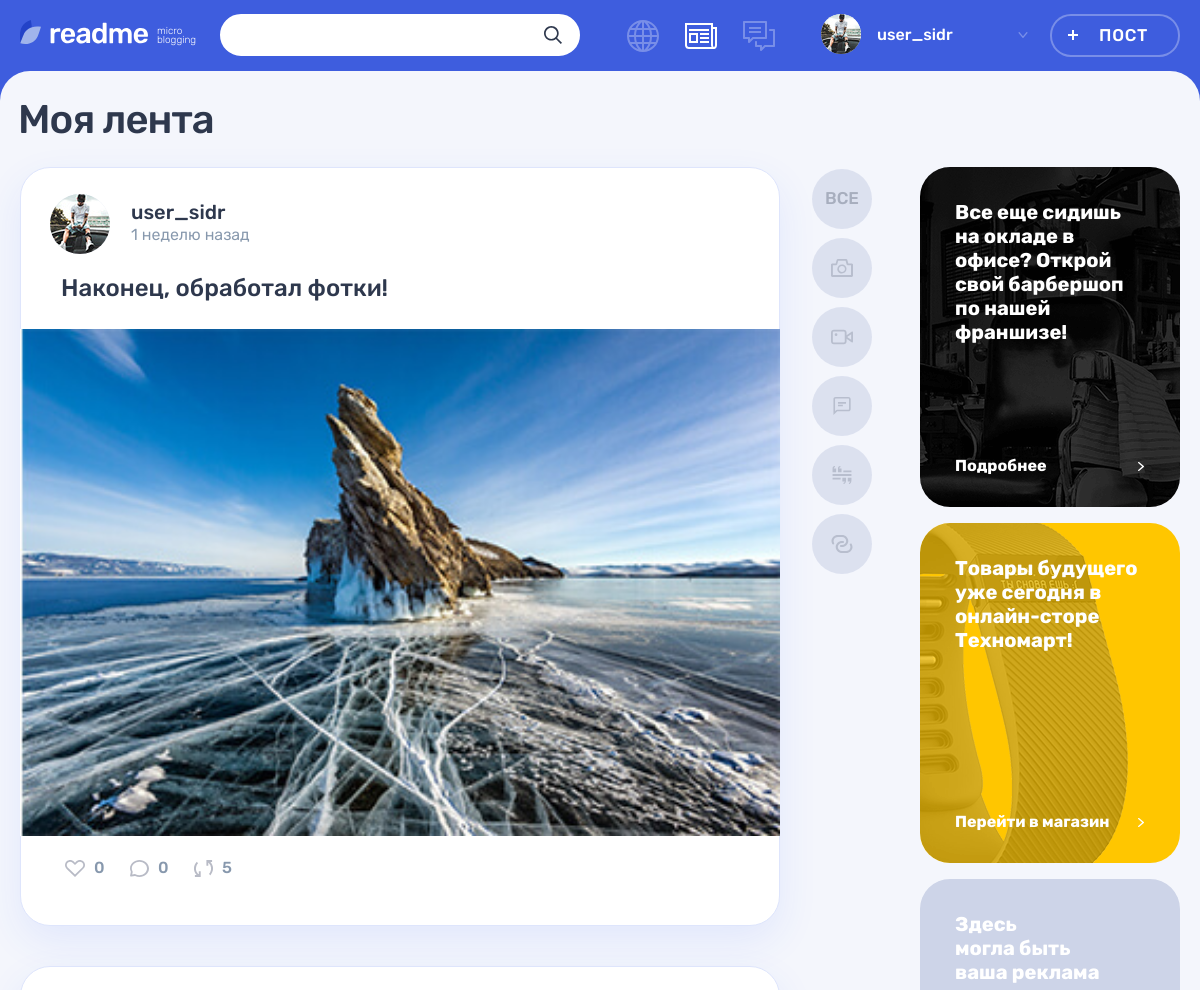
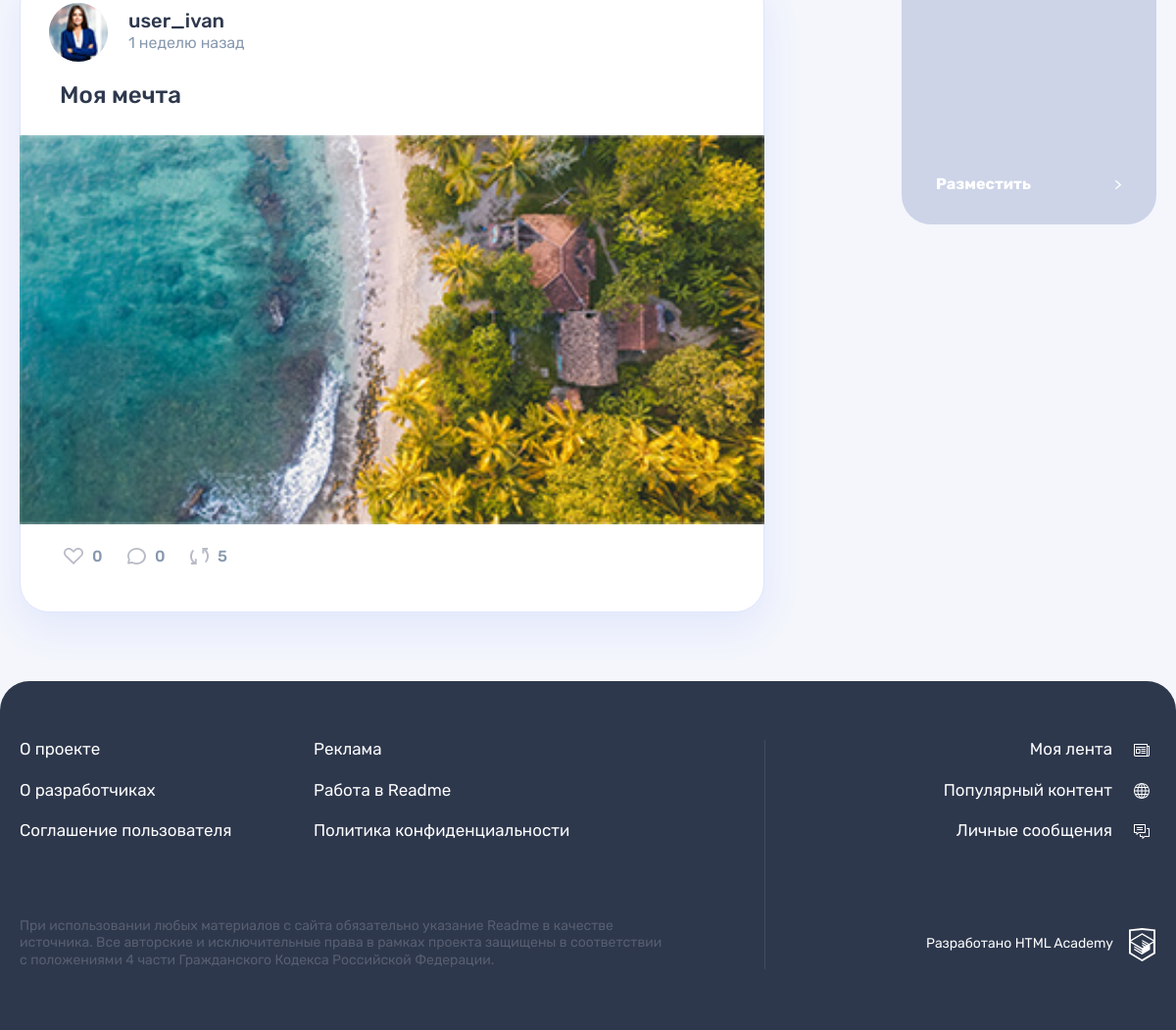
The page /index.php?content_type_id=1 (signed in) on the database its author committed (2 pictures, top to bottom).
### tables this page shows
CREATE TABLE users(
    id int unsigned PRIMARY KEY AUTO_INCREMENT,
    created_at timestamp DEFAULT current_timestamp,
    email varchar(255) NOT NULL UNIQUE,
    login varchar(255) NOT NULL,
    password_hash char(60) NOT NULL,
    avatar_url varchar(255)
);

CREATE TABLE posts(
    id int unsigned PRIMARY KEY AUTO_INCREMENT,
    author_id int unsigned NOT NULL,
    content_type_id int unsigned NOT NULL,
    created_at timestamp DEFAULT current_timestamp,
    title varchar(255) NOT NULL,
    text_content varchar(1000),
    string_content varchar(255),
    views_count int unsigned DEFAULT 0,
    FULLTEXT INDEX post_fulltext_index (title, string_content, text_content),
    FOREIGN KEY (author_id) REFERENCES users(id)
        ON UPDATE CASCADE
        ON DELETE CASCADE,
    FOREIGN KEY (content_type_id) REFERENCES content_types(id)
        ON UPDATE CASCADE
        ON DELETE RESTRICT
);

CREATE TABLE content_types(
    id int unsigned PRIMARY KEY AUTO_INCREMENT,
    type varchar(255) NOT NULL UNIQUE,
    name varchar(255) NOT NULL UNIQUE
);

### templates/pages/feed/filters.php (the view, shortened to what the rows shown need)
<ul class="feed__filters filters">
    <?php
    foreach ($content_filters as $content_filter): ?>
        <li class="feed__filters-item filters__item">
            <a class="filters__button filters__button--<?= $content_filter['type'] ?> <?= $content_filter['active']
                ? 'filters__button--active' : '' ?> button"
                <?= !$content_filter['active']
                    ? 'href="' . $content_filter['url'] . '"' : '' ?> >
                <svg class="filters__icon" width="22" height="18">
                    <use xlink:href="#icon-filter-<?= $content_filter['type'] ?>"></use>
                </svg>
            </a>
        </li>
    <?php
    endforeach; ?>
</ul>

### templates/pages/feed/main.php (shortened to what the rows shown need)
<div class="feed__main-wrapper">
    <div class="feed__wrapper">
        <?php
        foreach ($post_cards as $post_card): ?>
            <?= include_template(
                'common/post-card/base.php',
                [
                    'post_card' => $post_card,
                    'card_modifier' => 'feed'
                ]
            ) ?>
        <?php
        endforeach; ?>
    </div>
</div>

### templates/common/post-card/base.php (shortened to what the rows shown need)
<?php
list(
    'id' => $id,
    'title' => $title,
    'string_content' => $string_content,
    'text_content' => $text_content,
    'content_type' => $content_type,
    'author_login' => $author_login,
    'author_avatar' => $author_avatar,
    'created_at' => $created_at,
    'likes_count' => $likes_count,
    'comments_count' => $comments_count,
    'hashtags' => $hashtags
    )
    = $post_card;
?>
<article class="<?= $card_modifier ? "${card_modifier}__post"
    : '' ?> post <?= "post-$content_type" ?>">
    <header class="post__header post__author">
        <a class="post__author-link" href="#" title="Автор">
            <div class="post__avatar-wrapper">
                <img class="post__author-avatar"
                     src="/<?= $author_avatar ?? AVATAR_PLACEHOLDER ?>"
                     alt="Аватар пользователя" width="60" height="60">
            </div>
            <div class="post__info">
                <b class="post__author-name"><?= $author_login ?></b>
                <time class="post__time" datetime="<?= format_iso_date_time(
                    $created_at
                ) ?>"><?= format_relative_time($created_at) ?> назад
                </time>
            </div>
        </a>
    </header>
    <div class="post__main">
        <h2><a href="post.php?post_id=<?= $id ?>"><?= $title ?></a></h2>
        <?= include_template(
            "common/post-card/content/$content_type.php",
            [
                'id' => $id,
                'text_content' => $text_content,
                'string_content' => $string_content,
            ]
        ) ?>
    </div>
    <footer class="post__footer post__indicators">
        <div class="post__buttons">
            <a class="post__indicator post__indicator--likes button" href="#"
               title="Лайк">
                <svg class="post__indicator-icon" width="20" height="17">
                    <use xlink:href="#icon-heart"></use>
                </svg>
                <span><?= $likes_count ?></span>
            </a>
            <a class="post__indicator post__indicator--comments button" href="#"
               title="Комментарии">
                <svg class="post__indicator-icon" width="19" height="17">
                    <use xlink:href="#icon-comment"></use>
                </svg>
                <span><?= $comments_count ?></span>
            </a>
            <a class="post__indicator post__indicator--repost button" href="#"
               title="Репост">
                <svg class="post__indicator-icon" width="19" height="17">
                    <use xlink:href="#icon-repost"></use>
                </svg>
                <span>5</span>
            </a>
        </div>
    </footer>
</article>

### templates/common/post-card/content/photo.php
<?php
$string_content = isset($string_content) ? strip_tags($string_content) : '';
?>
<div class="post-photo__image-wrapper">
    <img src="/<?= $string_content ?>" alt="Фото от пользователя" width="760"
         height="396">
</div>

### templates/layouts/user.php (shortened to what the rows shown need)
<!DOCTYPE html>
<html lang="ru">
<head>
    <link rel="stylesheet" href="css/main.css">
</head>
<body class="page">
<header class="header">
    <div class="header__wrapper container">
        <div class="header__nav-wrapper">
            <nav class="header__nav">
                <ul class="header__user-nav">
                    <li class="header__profile">
                        <a class="header__profile-link" href="#">
                            <div class="header__avatar-wrapper">
                                <img class="header__profile-avatar"
                                     src="<?= $user['avatar_url'] ??
                                              AVATAR_PLACEHOLDER ?>"
                                     alt="Аватар профиля">
                            </div>
                            <div class="header__profile-name">
                                    <span>
                                        <?= $user['login'] ?>
                                    </span>
                                <svg class="header__link-arrow" width="10"
                                     height="6">
                                    <use xlink:href="#icon-arrow-right-ad"></use>
                                </svg>
                            </div>
                        </a>
                    </li>
                </ul>
            </nav>
        </div>
    </div>
</header>
<section class="page__main <?= $page_modifier ? "page__main--$page_modifier"
    : '' ?>">
    <?= $content ?>
</section>
</body>
</html>

### rows shown on the page
users: avatar_url (picture), login "user_sidr"
posts: shows a picture, author_login "user_sidr", title "Наконец, обработал фотки!", string_content (picture)
posts: shows a picture, author_login "user_ivan", title "Моя мечта", string_content (picture)

### other values the page prints
$any_content_filter['name'] "ВСЕ"
